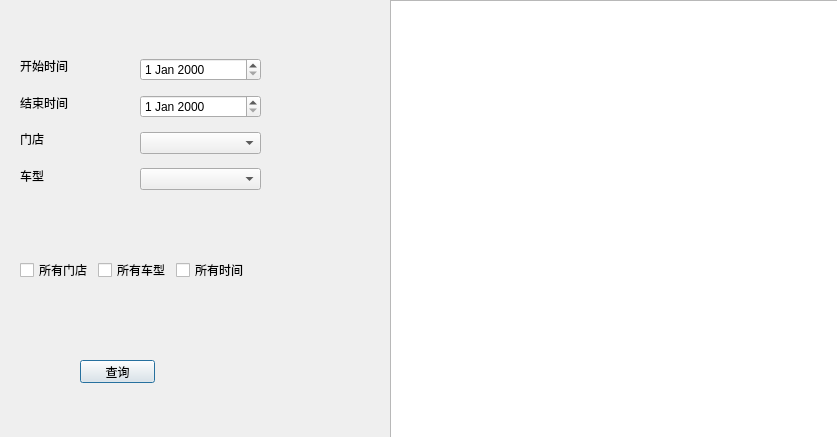
<?xml version="1.0" encoding="UTF-8"?>
<ui version="4.0">
 <class>finance</class>
 <widget class="QDialog" name="finance">
  <property name="geometry">
   <rect>
    <x>0</x>
    <y>0</y>
    <width>837</width>
    <height>437</height>
   </rect>
  </property>
  <property name="windowTitle">
   <string>Dialog</string>
  </property>
  <widget class="QWidget" name="verticalLayoutWidget">
   <property name="geometry">
    <rect>
     <x>140</x>
     <y>50</y>
     <width>121</width>
     <height>151</height>
    </rect>
   </property>
   <layout class="QVBoxLayout" name="verticalLayout">
    <item>
     <widget class="QDateEdit" name="dateEdit"/>
    </item>
    <item>
     <widget class="QDateEdit" name="dateEdit_2"/>
    </item>
    <item>
     <widget class="QComboBox" name="comboBox"/>
    </item>
    <item>
     <widget class="QComboBox" name="comboBox_2"/>
    </item>
   </layout>
  </widget>
  <widget class="QWidget" name="verticalLayoutWidget_2">
   <property name="geometry">
    <rect>
     <x>20</x>
     <y>50</y>
     <width>111</width>
     <height>141</height>
    </rect>
   </property>
   <layout class="QVBoxLayout" name="verticalLayout_2">
    <item>
     <widget class="QLabel" name="label">
      <property name="text">
       <string>开始时间</string>
      </property>
     </widget>
    </item>
    <item>
     <widget class="QLabel" name="label_2">
      <property name="text">
       <string>结束时间</string>
      </property>
     </widget>
    </item>
    <item>
     <widget class="QLabel" name="label_4">
      <property name="text">
       <string>门店</string>
      </property>
     </widget>
    </item>
    <item>
     <widget class="QLabel" name="label_3">
      <property name="text">
       <string>车型</string>
      </property>
     </widget>
    </item>
   </layout>
  </widget>
  <widget class="QPushButton" name="pushButton">
   <property name="geometry">
    <rect>
     <x>80</x>
     <y>360</y>
     <width>75</width>
     <height>23</height>
    </rect>
   </property>
   <property name="text">
    <string>查询</string>
   </property>
  </widget>
  <widget class="QTableWidget" name="tableWidget">
   <property name="geometry">
    <rect>
     <x>390</x>
     <y>0</y>
     <width>451</width>
     <height>441</height>
    </rect>
   </property>
  </widget>
  <widget class="QWidget" name="horizontalLayoutWidget">
   <property name="geometry">
    <rect>
     <x>20</x>
     <y>230</y>
     <width>227</width>
     <height>80</height>
    </rect>
   </property>
   <layout class="QHBoxLayout" name="horizontalLayout">
    <item>
     <widget class="QCheckBox" name="checkBox_3">
      <property name="text">
       <string>所有门店</string>
      </property>
     </widget>
    </item>
    <item>
     <widget class="QCheckBox" name="checkBox_2">
      <property name="text">
       <string>所有车型</string>
      </property>
     </widget>
    </item>
    <item>
     <widget class="QCheckBox" name="checkBox">
      <property name="text">
       <string>所有时间</string>
      </property>
     </widget>
    </item>
   </layout>
  </widget>
 </widget>
 <resources/>
 <connections/>
</ui>
